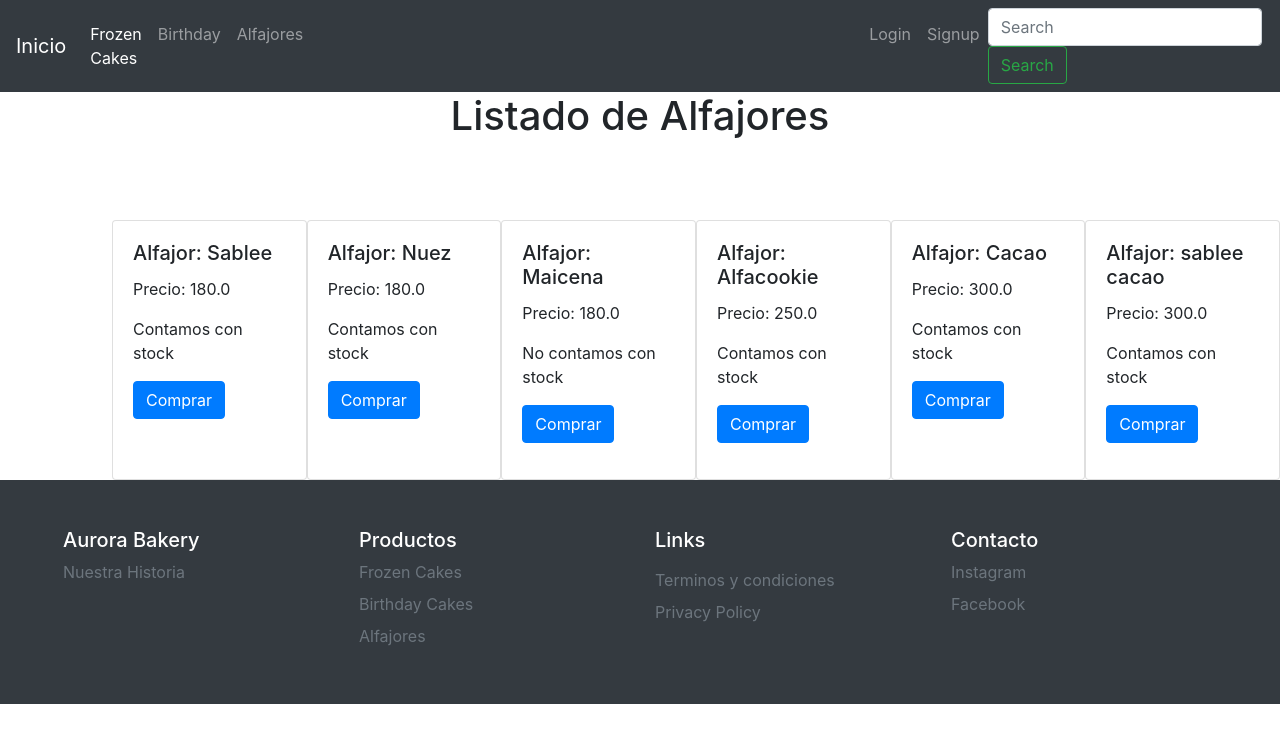
/cakes/list-alfajores/, run on an earlier commit of the app's database.
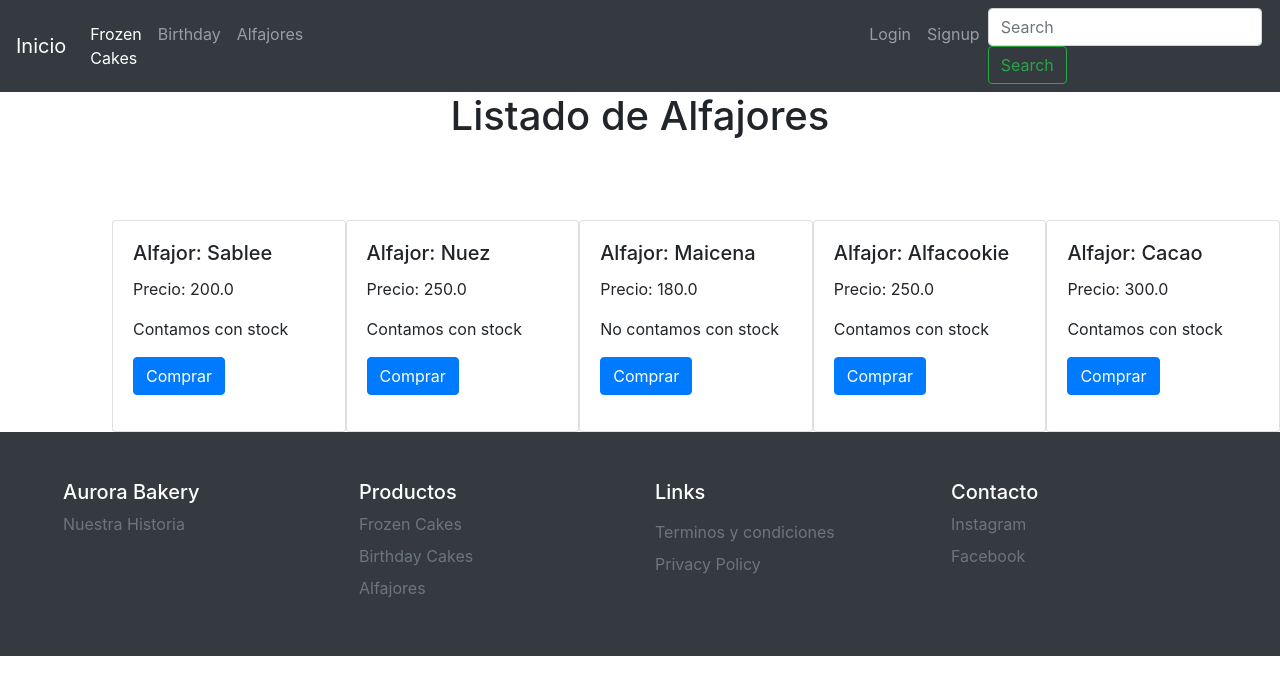
And on a later commit of the database.
### cakes/models.py (models this page shows, shortened)
class Alfajores(models.Model):
    name = models.CharField (max_length=50)
    price = models.FloatField()
    stock = models.BooleanField()
    imagen = models.ImageField(upload_to="productos", null=True, blank=True)
    class Meta:
        verbose_name = 'Alfajor'
        verbose_name_plural = 'Alfajores'

### cakes/views.py (the view)
# urls.py: path('list-alfajores/', list_alfajores),
def list_alfajores(request):
    all_alfajores = Alfajores.objects.all()
    context = {
        'alfajores' : all_alfajores
    }
    return render(request,'list_alfajores.html', context=context)

### templates/list_alfajores.html (shortened to what this page needs)
{% extends 'base.html'%}
{%block content%}
<body>
    <h1 style="text-align:center;"> Listado de Alfajores</h1>
    <div class="d-flex" style="margin-top:5rem; margin-left:7rem">
      {% for alfajores in alfajores%}
        <div class="card" style="width: 18rem;">
          <div class="card-body">
            <h5 class="card-title">Alfajor: {{alfajores.name}}</h5>
            <p class="card-text">Precio: {{alfajores.price}}</p>
            {% if alfajores.stock == False%}
            <p> No contamos con stock </p>
            {% else %}
            <p>Contamos con stock </p>
            {%endif%}
            <a href="#" class="btn btn-primary">Comprar</a>
        </div>
      </div>
      {% endfor %}
    </div>
{%endblock%}

What changed in the data, as far as the page shows it:
removed Alfajores: name "sablee cacao", price "300.0", stock "Contamos con stock"
changed Alfajores "Sablee": price "180.0" → "200.0"
changed Alfajores "Nuez": price "180.0" → "250.0"
